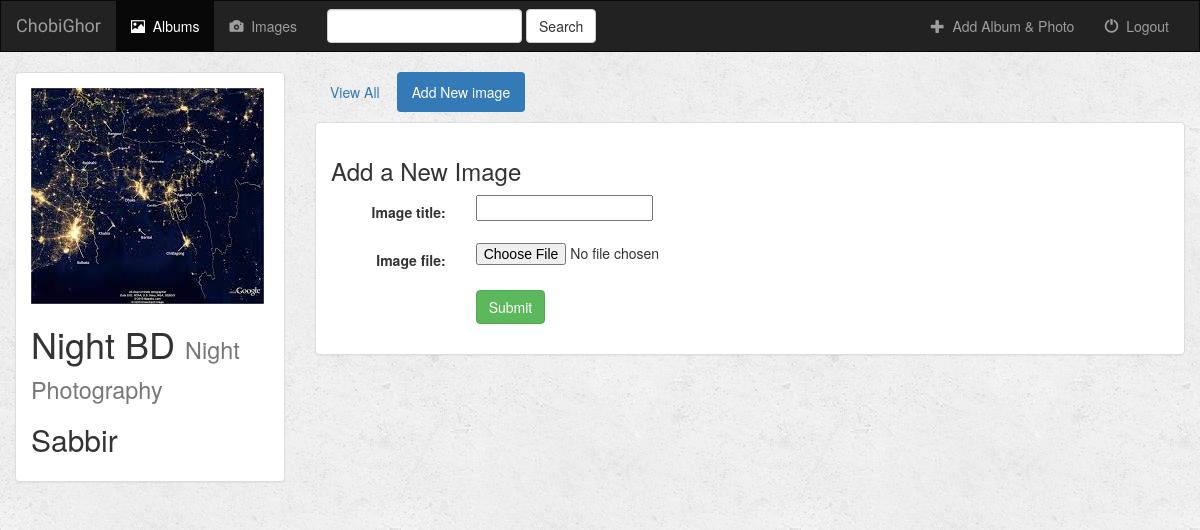
The app's page /photo/7/create_image/ with its own data.
### photo/models.py (models this page shows)
class Album(models.Model):
    user = models.ForeignKey(User, null=True, on_delete=models.CASCADE)
    artist = models.CharField(max_length=250)
    album_title = models.CharField(max_length=500)
    genre = models.CharField(max_length=100)
    album_logo = models.FileField()
    is_favorite = models.BooleanField(default=False)
    def __str__(self):
        return self.album_title + ' - ' + self.artist

### photo/views.py (the view, shortened to what this page needs)
# urls.py: url(r'^(?P<album_id>[0-9]+)/create_image/$', views.create_image, name='create_image'),
def create_image(request, album_id):
    form = ImageForm(request.POST or None, request.FILES or None)
    album = get_object_or_404(Album, pk=album_id)
    context = {
        'album': album,
        'form': form,
    }
    return render(request, 'photo/create_image.html', context)

### photo/forms.py
class ImageForm(forms.ModelForm):
    class Meta:
        model = Image
        fields = ['image_title', 'image_file']

### photo/templates/photo/create_image.html (shortened to what this page needs)
{% extends 'photo/base.html' %}
{% block albums_active %}active{% endblock %}
{% block body %}
<div class="container-fluid">
    <div class="row">
        <div class="col-sm-4 col-md-3">
            <div class="panel panel-default">
                <div class="panel-body">
                        <a href="{% url 'photo:detail' album.id %}">
                            {% if album.album_logo %}
                                <img src="{{ album.album_logo.url }}" class="img-responsive">
                            {% else %}
                                <h3>No image to display</h3>
                            {% endif %}
                        </a>
                    <h1>{{ album.album_title }} <small>{{ album.genre }}</small></h1>
                    <h2>{{ album.artist }}</h2>
                </div>
            </div>
        </div>
        <div class="col-sm-8 col-md-9">
            <ul class="nav nav-pills" style="margin-bottom: 10px;">
                <li role="presentation"><a href="{% url 'photo:detail' album.id %}">View All</a></li>
                <li role="presentation" class="active"><a href="{% url 'photo:create_image' album.id %}">Add New image</a></li>
            </ul>
            <div class="panel panel-default">
                <div class="panel-body">
                    <h3>Add a New Image</h3>
                    <form class="form-horizontal" role="form" action="" method="post" enctype="multipart/form-data">
                        {% include 'photo/form_template.html' %}
                        <div class="form-group">
                            <div class="col-sm-offset-2 col-sm-10">
                                <button type="submit" class="btn btn-success">Submit</button>
                            </div>
                        </div>
                    </form>
                </div>
            </div>
        </div>
    </div>
</div>
{% endblock %}>

### photo/static/photo/style.css (style rules this page uses)
body { background: white url("images/background.png"); }

### records on screen
Album: album_logo (picture), album_title "Night BD", genre "Night Photography", artist "Sabbir"

### other values on screen
{{ field.label_tag }} "Image title:" "Image file:"
